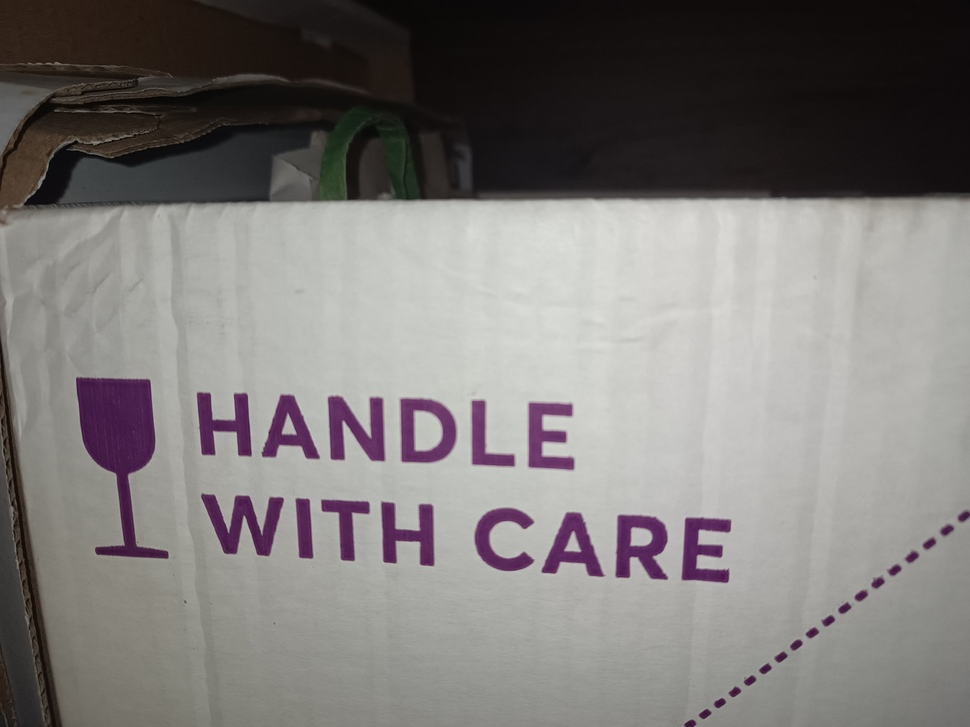
#> input picture DocumentobyFoto/c.jpg, 970 x 727 px, shrunk from 4000 x 3000 before the run, found by its file name
$ python main.py
#> lines starting #> are read from the running program, lines starting #| are printed output that depends on the picture; after the words box and inside, x2 and y2 are one past the last pixel; in counts of white or black regions, pixels touching at a corner belong together
import cv2
import pytesseract

# Configuração do caminho do Tesseract
pytesseract.pytesseract.tesseract_cmd = r'C:\Program Files\Tesseract-OCR\tesseract.exe'  # Windows

def extract_text_from_image(image_path, output_txt_path):
    # Carregar a imagem
    img = cv2.imread(image_path)
#> img is the input picture: shape (727, 970, 3); mean B, G, R 120.9, 122.6, 126.1

    # Pré-processar a imagem (opcional, dependendo da qualidade da imagem)
    gray = cv2.cvtColor(img, cv2.COLOR_BGR2GRAY)
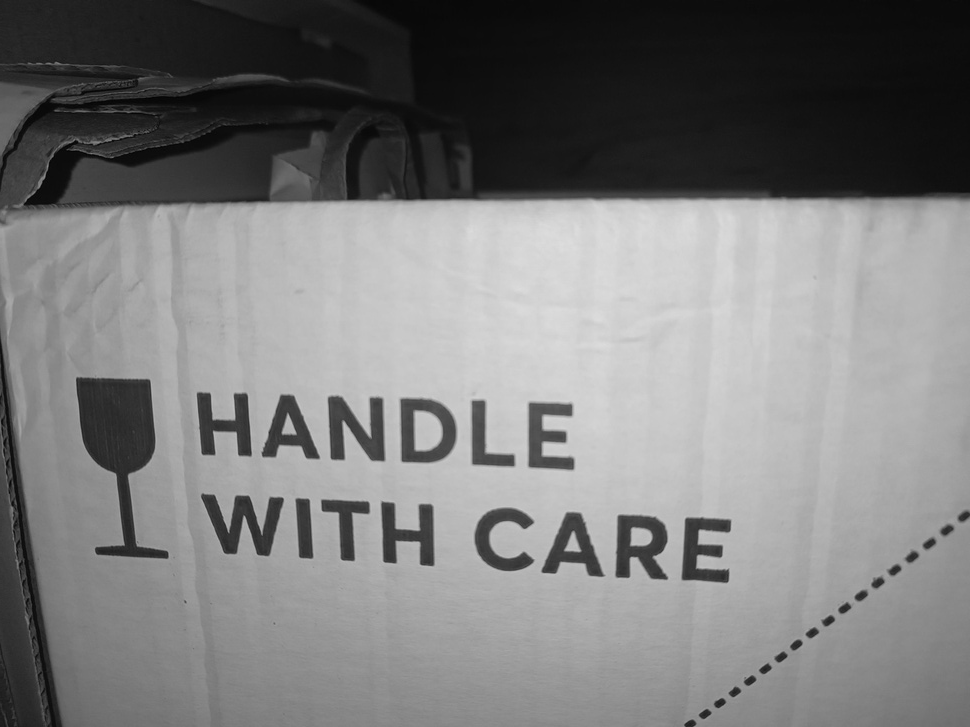
#> gray: shape (727, 970); min 1, max 221, mean 123.5
    # Aplicar algum tipo de threshold ou filtragem, se necessário
    _, thresh = cv2.threshold(gray, 150, 255, cv2.THRESH_BINARY_INV)
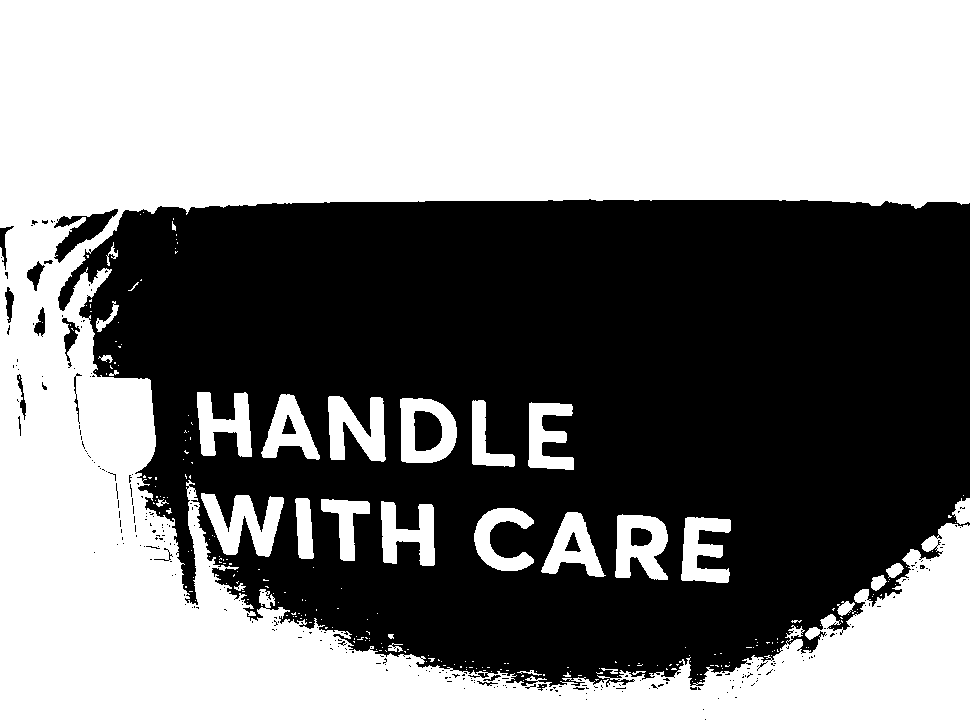
#> thresh: shape (727, 970); 52.4% white; 288 black regions (267 under 20 px), largest, box (x1, y1, x2, y2) and area: (58, 199, 970, 687) 330459, (54, 209, 118, 263) 1238, (414, 411, 442, 451) 935

    # Usar Tesseract para fazer OCR
    text = pytesseract.image_to_string(thresh, lang='eng')

    # Salvar o texto extraído em um arquivo .txt
    with open(output_txt_path, 'w') as file:
        file.write(text)

    print(f'Texto extraído e salvo em {output_txt_path}')

# Exemplo de uso com caminho absoluto (ajuste conforme necessário)
image_path = r'C:\IA\visao-computacional\DocumentobyFoto\c.jpg'
output_txt_path = r'C:\IA\visao-computacional\DocumentobyFoto\output3.txt'
extract_text_from_image(image_path, output_txt_path)
#> (the call stopped at in extract_text_from_image, `text = pytesseract.image_to_string(thresh, lang='eng')`: pytesseract is not available in this run)

$ run again, with DocumentobyFoto/a.jpg copied over DocumentobyFoto/c.jpg
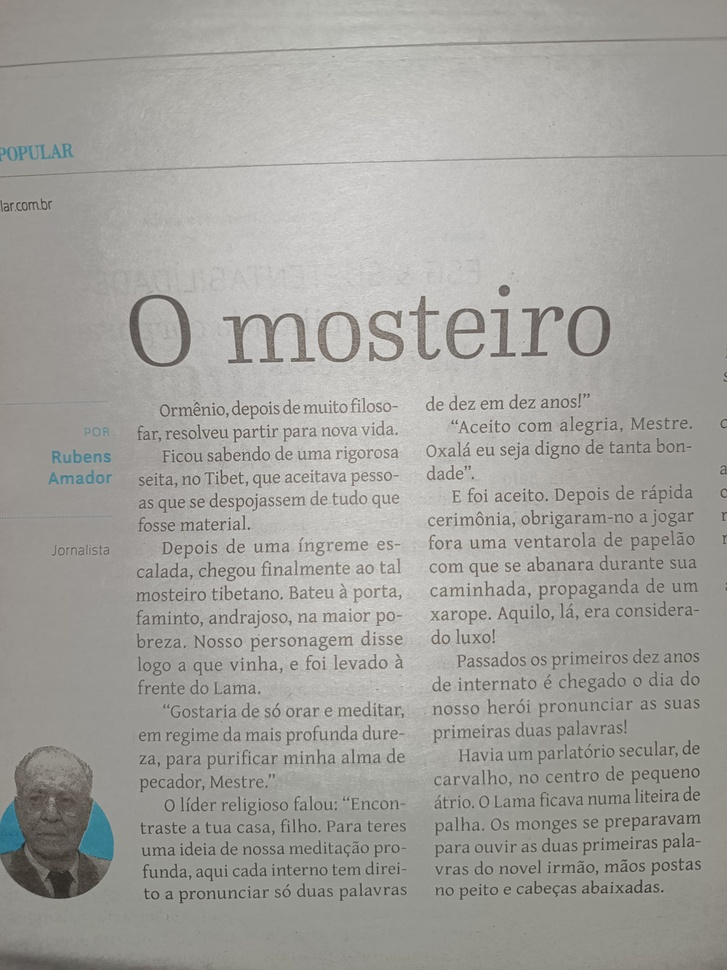
#> input picture DocumentobyFoto/a.jpg, 727 x 970 px, shrunk from 3000 x 4000 before the run, found by its file name
#> in extract_text_from_image, img is the input picture: shape (970, 727, 3); mean B, G, R 157.1, 161.8, 162.8
#> in extract_text_from_image, `_, thresh = cv2.threshold(gray, 150, 255, cv2.THRESH_BINARY_INV)`:
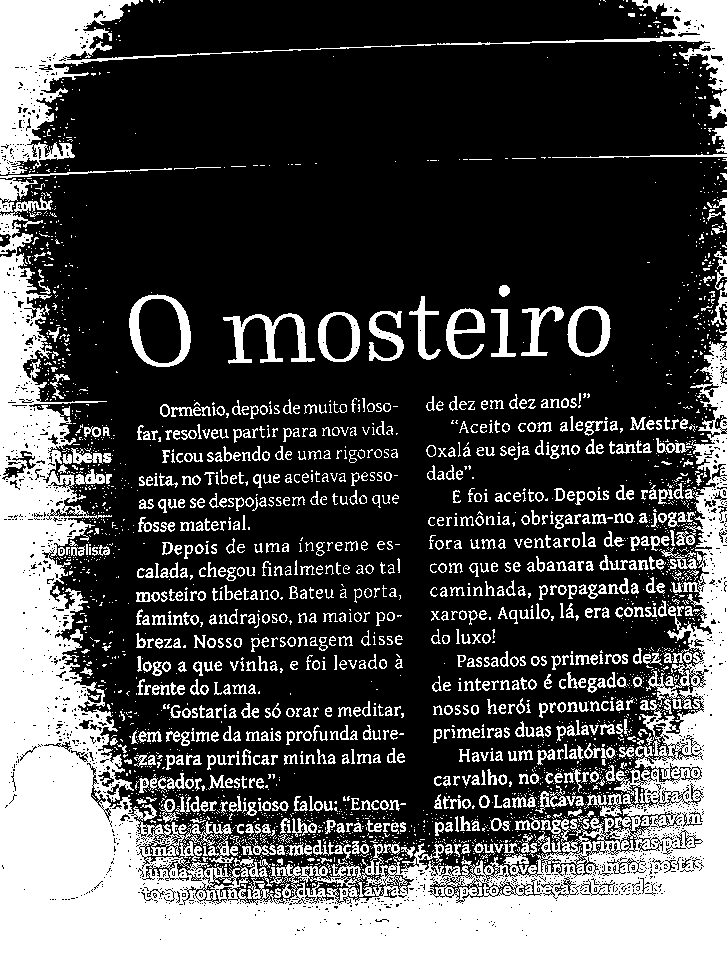
#> thresh: shape (970, 727); 30.2% white; 3001 white regions (2127 under 20 px), largest, box (x1, y1, x2, y2) and area: (0, 197, 727, 970) 138952, (0, 0, 436, 175) 12085, (437, 0, 727, 119) 4263

$ run again, with DocumentobyFoto/b.jpg copied over DocumentobyFoto/c.jpg
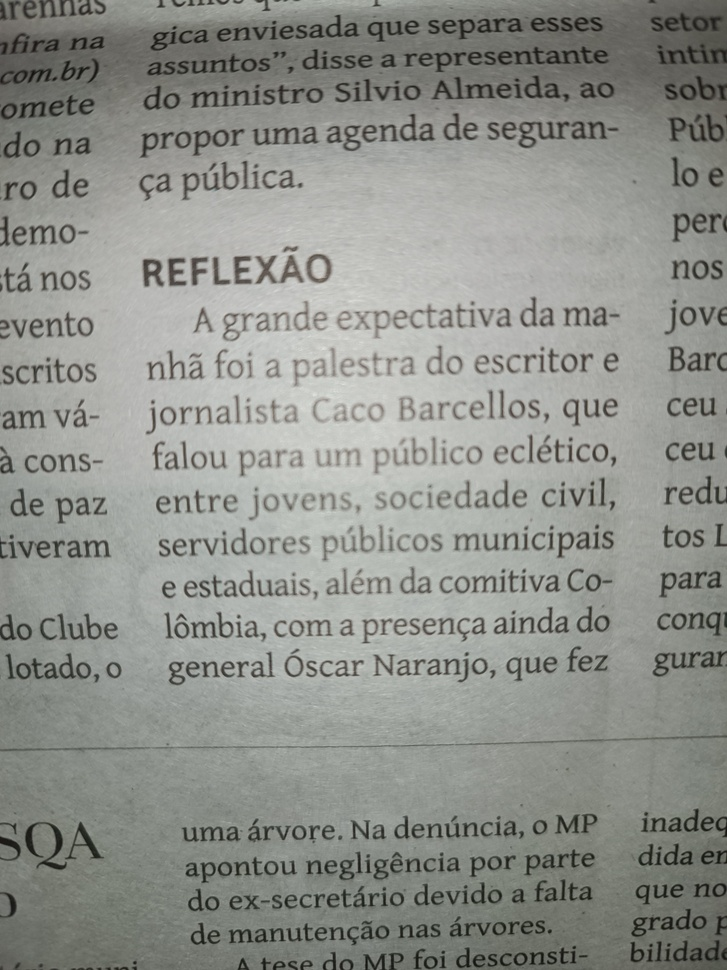
#> input picture DocumentobyFoto/b.jpg, 727 x 970 px, shrunk from 3000 x 4000 before the run, found by its file name
#> in extract_text_from_image, img is the input picture: shape (970, 727, 3); mean B, G, R 139.7, 145.3, 143.1
#> in extract_text_from_image, `_, thresh = cv2.threshold(gray, 150, 255, cv2.THRESH_BINARY_INV)`:
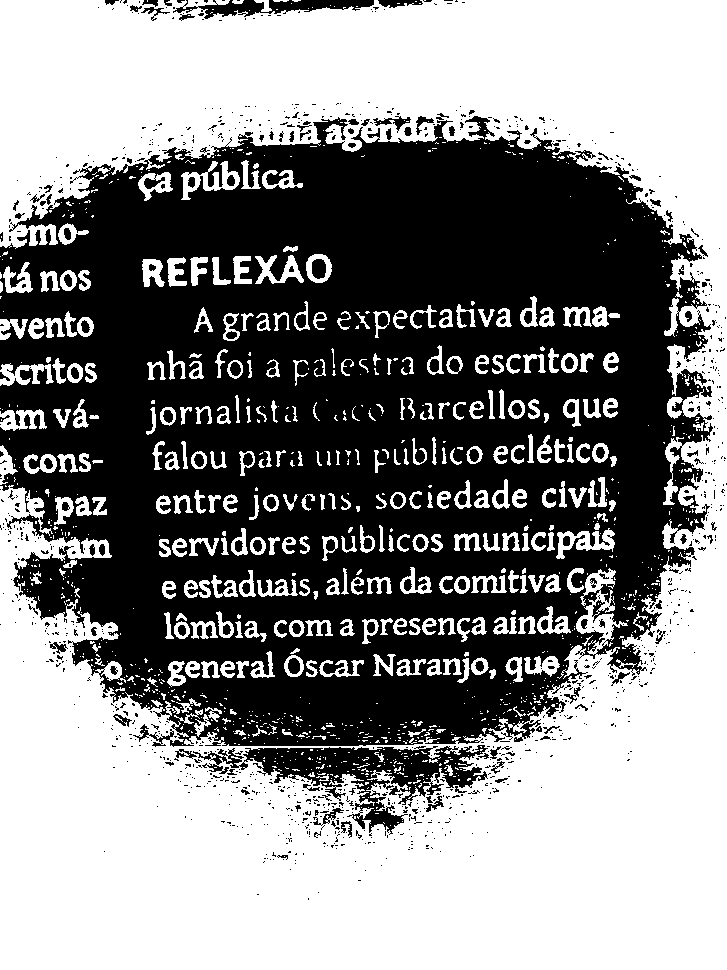
#> thresh: shape (970, 727); 52.8% white; 1159 black regions (998 under 20 px), largest, box (x1, y1, x2, y2) and area: (0, 116, 713, 747) 310631, (193, 745, 488, 835) 8331, (173, 0, 374, 19) 1731
